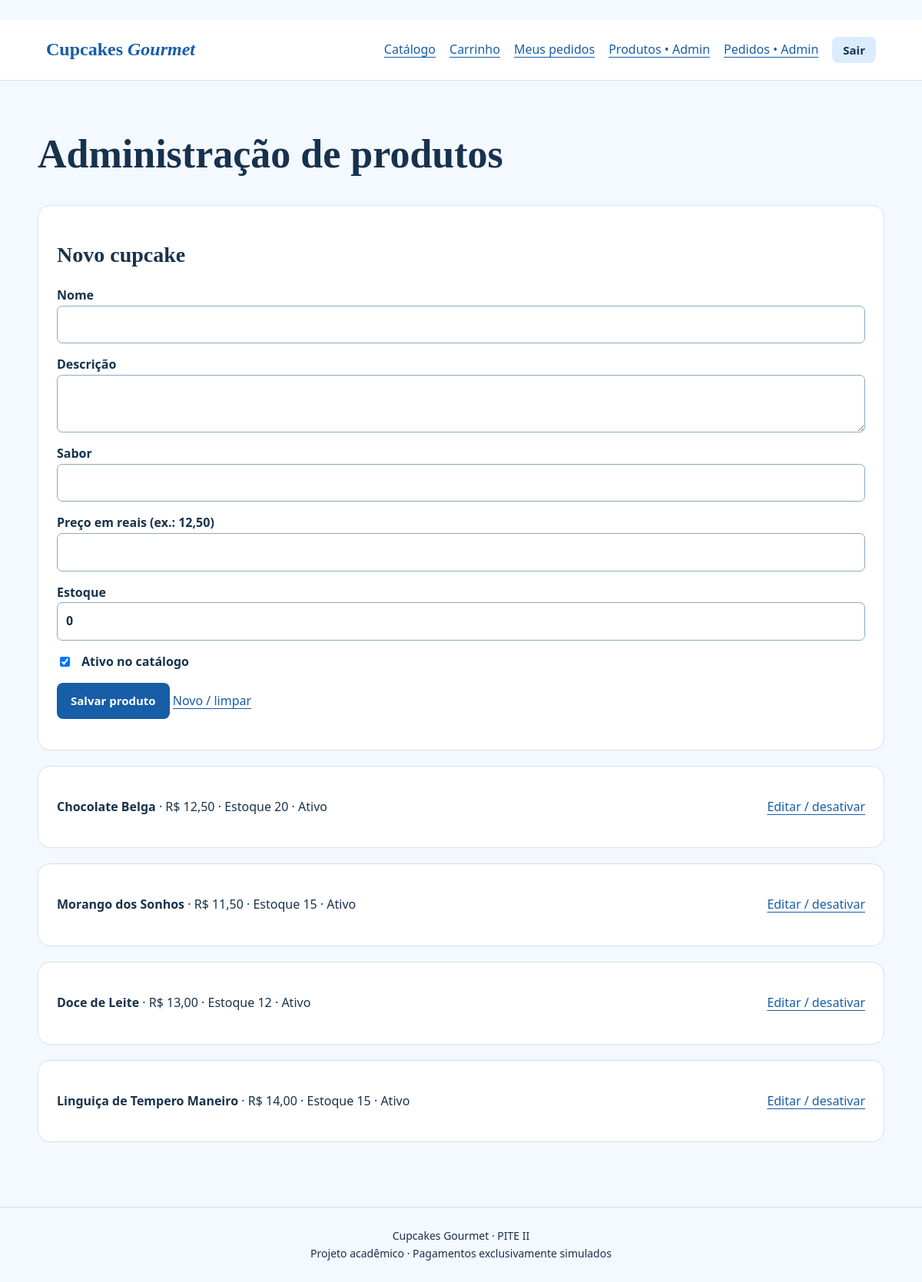
Page /admin (signed in) on the committed database.
### tables this page shows
CREATE TABLE produtos (
    id INTEGER PRIMARY KEY,
    nome TEXT NOT NULL,
    descricao TEXT,
    sabor TEXT,
    preco_centavos INTEGER NOT NULL CHECK (preco_centavos >= 0),
    estoque INTEGER NOT NULL DEFAULT 0 CHECK (estoque >= 0),
    ativo INTEGER NOT NULL DEFAULT 1 CHECK (ativo IN (0, 1))
);

### app.py (the view, shortened to what this page needs)
    @app.route('/admin', methods=['GET', 'POST'])
    @login_required(admin=True)
    def admin():
        edit = db().execute('SELECT * FROM produtos WHERE id=?', (request.args.get('editar'),)).fetchone()
        return render_template('admin.html', products=db().execute('SELECT * FROM produtos ORDER BY id').fetchall(), edit=edit)

### templates/admin.html
﻿{% extends 'base.html' %}{% block content %}<h1>Administração de produtos</h1><section class="panel"><h2>{{ 'Editar produto' if edit else 'Novo cupcake' }}</h2><form method="post"><input type="hidden" name="csrf" value="{{ csrf }}">{% if edit %}<input type="hidden" name="id" value="{{ edit.id }}">{% endif %}<label>Nome<input name="nome" required value="{{ edit.nome if edit else '' }}"></label><label>Descrição<textarea name="descricao">{{ edit.descricao if edit else '' }}</textarea></label><label>Sabor<input name="sabor" value="{{ edit.sabor if edit else '' }}"></label><label>Preço em reais (ex.: 12,50)<input name="preco" required value="{{ '%.2f'|format(edit.preco_centavos/100) if edit else '' }}"></label><label>Estoque<input name="estoque" type="number" min="0" required value="{{ edit.estoque if edit else 0 }}"></label><label class="check"><input type="checkbox" name="ativo" value="1" {% if not edit or edit.ativo %}checked{% endif %}> Ativo no catálogo</label><button>Salvar produto</button> <a href="{{ url_for('admin') }}">Novo / limpar</a></form></section>{% for p in products %}<article class="panel row"><p><strong>{{ p.nome }}</strong> · {{ p.preco_centavos|money }} · Estoque {{ p.estoque }} · {{ 'Ativo' if p.ativo else 'Desativado' }}</p><a href="{{ url_for('admin',editar=p.id) }}">Editar / desativar</a></article>{% endfor %}{% endblock %}

### static/style.css (style rules this page uses)
:root { --ink:#17324d;--blue:#175da8;--background:#f4f8ff;--line:#d5e2f0 }
* { box-sizing:border-box }
body { margin:0;background:var(--background);color:var(--ink);font:16px/1.6 system-ui,sans-serif }
a { color:var(--blue);text-underline-offset:4px }
h1,h2,h3 { font-family:Georgia,serif;line-height:1.2 }
h1 { font-size:clamp(30px,5vw,52px) }
h2 { font-size:28px }
.card,.panel { background:white;border:1px solid var(--line);border-radius:16px;padding:24px;margin-bottom:20px }
.row { display:flex;align-items:center;justify-content:space-between;gap:24px }
label { display:block;font-weight:600;margin:15px 0 }
input,textarea,select { font:inherit;display:block;width:100%;padding:11px;border:1px solid #8ba9c7;border-radius:7px;background:white;color:var(--ink) }
textarea { resize:vertical }
.check { display:flex;gap:12px;align-items:center }
.check input { width:auto }
button,.button { display:inline-block;border:0;border-radius:8px;padding:12px 18px;background:var(--blue);color:white;font:600 15px/1.5 system-ui;cursor:pointer;text-decoration:none }

### rows in the picture
produtos: nome "Chocolate Belga", preco_centavos "R$ 12,50", estoque "20", ativo "Ativo"
produtos: nome "Morango dos Sonhos", preco_centavos "R$ 11,50", estoque "15", ativo "Ativo"
produtos: nome "Doce de Leite", preco_centavos "R$ 13,00", estoque "12", ativo "Ativo"
produtos: nome "Linguiça de Tempero Maneiro", preco_centavos "R$ 14,00", estoque "15", ativo "Ativo"

### other values in the picture
{{ 'Editar produto' if edit else 'Novo cupcake' }} "Novo cupcake"
